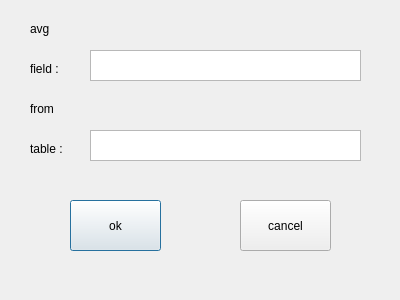
<?xml version="1.0" encoding="UTF-8"?>
<ui version="4.0">
 <class>Dialog</class>
 <widget class="QDialog" name="Dialog">
  <property name="geometry">
   <rect>
    <x>0</x>
    <y>0</y>
    <width>400</width>
    <height>300</height>
   </rect>
  </property>
  <property name="windowTitle">
   <string>Dialog</string>
  </property>
  <widget class="QPushButton" name="ok_btn">
   <property name="geometry">
    <rect>
     <x>70</x>
     <y>200</y>
     <width>91</width>
     <height>51</height>
    </rect>
   </property>
   <property name="text">
    <string>ok</string>
   </property>
  </widget>
  <widget class="QPushButton" name="cancel_btn">
   <property name="geometry">
    <rect>
     <x>240</x>
     <y>200</y>
     <width>91</width>
     <height>51</height>
    </rect>
   </property>
   <property name="text">
    <string>cancel</string>
   </property>
  </widget>
  <widget class="QLabel" name="label">
   <property name="geometry">
    <rect>
     <x>30</x>
     <y>20</y>
     <width>67</width>
     <height>17</height>
    </rect>
   </property>
   <property name="text">
    <string>avg</string>
   </property>
  </widget>
  <widget class="QLabel" name="label_2">
   <property name="geometry">
    <rect>
     <x>30</x>
     <y>60</y>
     <width>67</width>
     <height>17</height>
    </rect>
   </property>
   <property name="text">
    <string>field :</string>
   </property>
  </widget>
  <widget class="QLabel" name="label_3">
   <property name="geometry">
    <rect>
     <x>30</x>
     <y>100</y>
     <width>67</width>
     <height>17</height>
    </rect>
   </property>
   <property name="text">
    <string>from</string>
   </property>
  </widget>
  <widget class="QLabel" name="label_4">
   <property name="geometry">
    <rect>
     <x>30</x>
     <y>140</y>
     <width>67</width>
     <height>17</height>
    </rect>
   </property>
   <property name="text">
    <string>table :</string>
   </property>
  </widget>
  <widget class="QTextEdit" name="field_edt">
   <property name="geometry">
    <rect>
     <x>90</x>
     <y>50</y>
     <width>271</width>
     <height>31</height>
    </rect>
   </property>
  </widget>
  <widget class="QTextEdit" name="table_edt">
   <property name="geometry">
    <rect>
     <x>90</x>
     <y>130</y>
     <width>271</width>
     <height>31</height>
    </rect>
   </property>
  </widget>
 </widget>
 <resources/>
 <connections/>
</ui>
